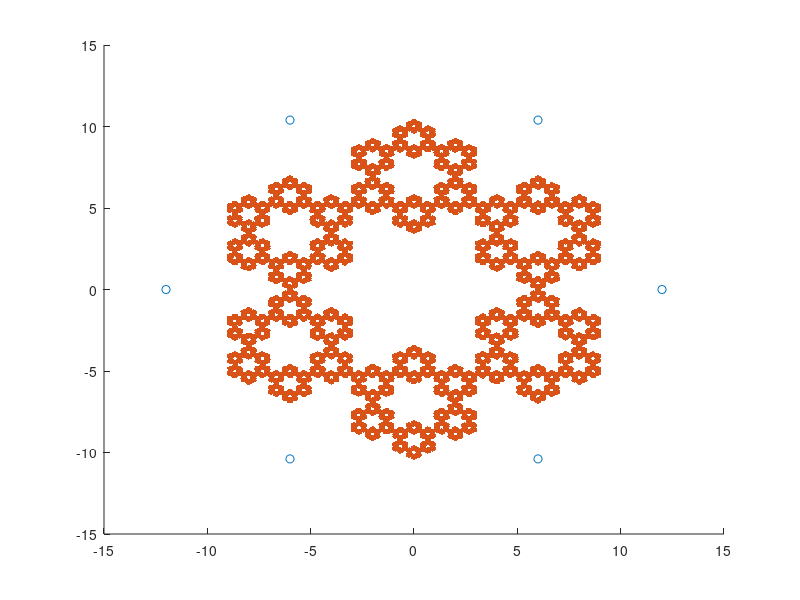

The MATLAB script that drew this image:
% Başlangıç poligonunu oluşturuyoruz
bslngcX = [6, -6, -12, -6, 6, 12];
h = sqrt(108);
bslngcY = [h, h, 0, -h, -h, 0];

altgn = [bslngcX;bslngcY]';

% Figür çerçevesini ayarlıyoruz
figure('Position', [100, 100, 900, 900]);
axes
axis('square')

% Altıgenimizi figüre ekliyoruz
scatter(bslngcX,bslngcY);

% Başlangıç noktası belirliyoruz
% (Altıgen içerisinde herhangi bir nokta olabilir)
p0 = [3,4];

% Hesaplanacak nokta sayısını seçiyoruz
say = 100000;
% değişkenimiz için hafızada yer ayarlıyoruz
% (sıfırlardan oluşan bir matris)
snc = zeros(say,2);

for i = 1:say
    
  % rastgele bir sayı seçiyoruz, (0 ile 5 arasında)
    rst = randi(5)+randi(5);
  % seçilen sayıya göre bir kenar ve takip eden kenarı seçiyoruz
    p1 = altgn(mod(rst,6)+1,:);
    p2 = altgn(mod(rst+1,6)+1,:);
  % elde edilen üçgen kenarlarına göre merkez noktasını hesaplıyoruz
    p0 = mean([p0;p1;p2]);
  % hesaplanan merkez noktasını kaydediyoruz
    snc(i,:) = p0;
    
end

% Noktaları figüre eklemek için "hold on" seçeneğini aktifleştiriyoruz
hold on;
% Hesaplanan tüm merkez noktalarını çizdiriyoruz
scatter(snc(:,1),snc(:,2),'.');

